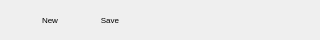
<?xml version="1.0" encoding="UTF-8"?>
<ui version="4.0">
 <class>PaintingTextTool</class>
 <widget class="QWidget" name="PaintingTextTool">
  <property name="geometry">
   <rect>
    <x>0</x>
    <y>0</y>
    <width>320</width>
    <height>40</height>
   </rect>
  </property>
  <property name="windowTitle">
   <string>Painting text tool</string>
  </property>
  <widget class="QToolButton" name="Back">
   <property name="geometry">
    <rect>
     <x>0</x>
     <y>0</y>
     <width>20</width>
     <height>40</height>
    </rect>
   </property>
   <property name="text">
    <string/>
   </property>
   <property name="icon">
    <iconset resource="../../Images/Branon.qrc">
     <normaloff>:/images/moveLeft.png</normaloff>:/images/moveLeft.png</iconset>
   </property>
   <property name="autoRaise">
    <bool>true</bool>
   </property>
  </widget>
  <widget class="QToolButton" name="Save">
   <property name="geometry">
    <rect>
     <x>80</x>
     <y>0</y>
     <width>60</width>
     <height>40</height>
    </rect>
   </property>
   <property name="font">
    <font>
     <pointsize>6</pointsize>
    </font>
   </property>
   <property name="text">
    <string>Save</string>
   </property>
   <property name="icon">
    <iconset resource="../private.qrc">
     <normaloff>:/icons/save.png</normaloff>:/icons/save.png</iconset>
   </property>
   <property name="iconSize">
    <size>
     <width>18</width>
     <height>18</height>
    </size>
   </property>
   <property name="toolButtonStyle">
    <enum>Qt::ToolButtonTextUnderIcon</enum>
   </property>
   <property name="autoRaise">
    <bool>true</bool>
   </property>
  </widget>
  <widget class="QToolButton" name="New">
   <property name="geometry">
    <rect>
     <x>20</x>
     <y>0</y>
     <width>60</width>
     <height>40</height>
    </rect>
   </property>
   <property name="font">
    <font>
     <pointsize>6</pointsize>
    </font>
   </property>
   <property name="text">
    <string>New</string>
   </property>
   <property name="icon">
    <iconset resource="../private.qrc">
     <normaloff>:/icons/new.png</normaloff>:/icons/new.png</iconset>
   </property>
   <property name="iconSize">
    <size>
     <width>18</width>
     <height>18</height>
    </size>
   </property>
   <property name="toolButtonStyle">
    <enum>Qt::ToolButtonTextUnderIcon</enum>
   </property>
   <property name="autoRaise">
    <bool>true</bool>
   </property>
  </widget>
 </widget>
 <resources>
  <include location="../private.qrc"/>
  <include location="../../Images/Branon.qrc"/>
 </resources>
 <connections/>
</ui>
